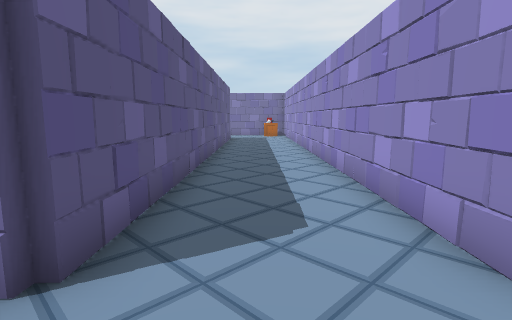
View 1 (above)

18 first-person views from a walk through a Unity game level. The camera is 1.3 m above the floor, tilts 8° down and sees 80° across. The floor is counted in squares, 1 m on a side. Each view is taken from the middle of a square. On the plan, view 1 faces up. The plan holds only what a view shows up to about 14 squares ahead; the rest is blank. The player character is not drawn. Some surface patterns are stand-ins.

View 2
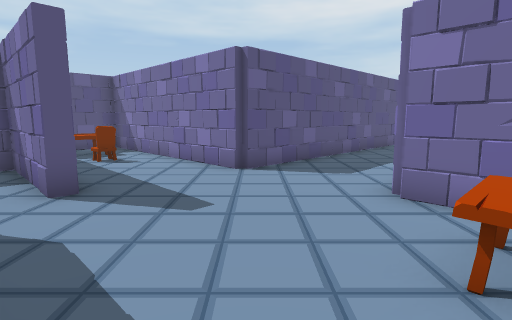

View 3
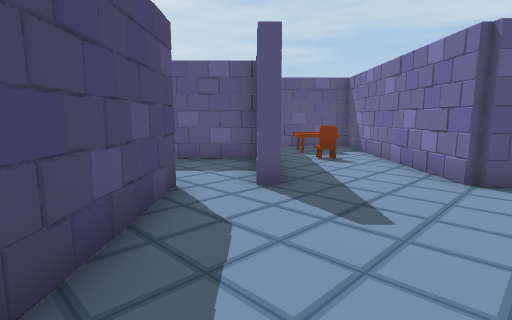

View 4
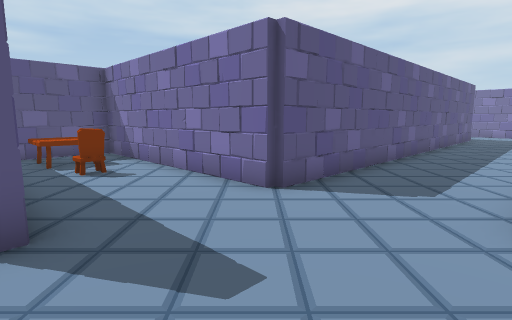

View 5
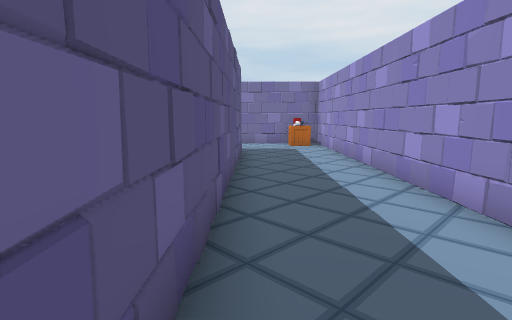

View 6
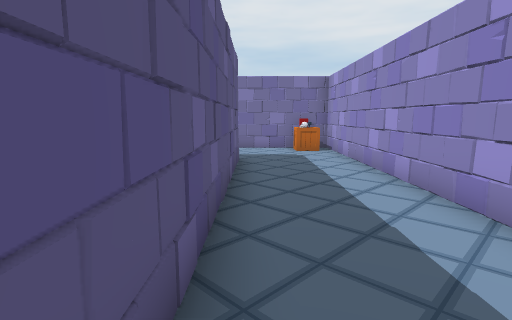

View 7
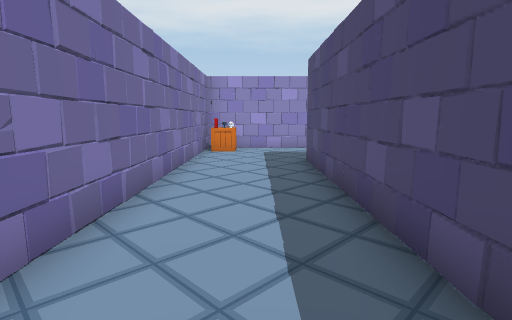

View 8
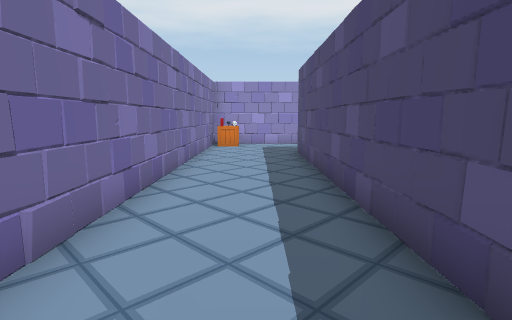

View 9
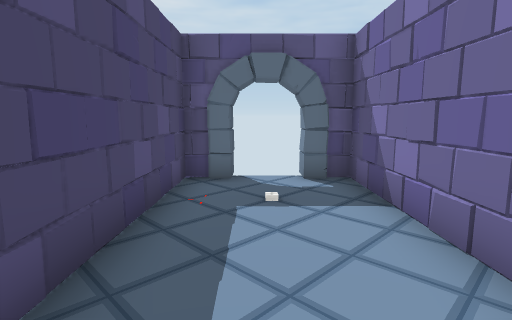

View 10
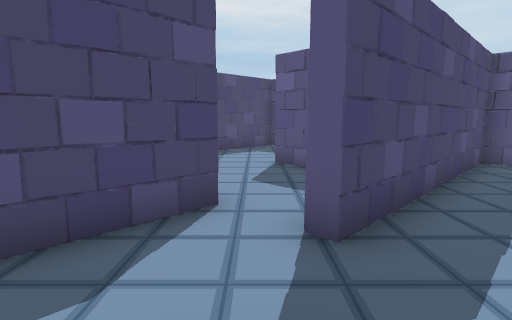

View 11
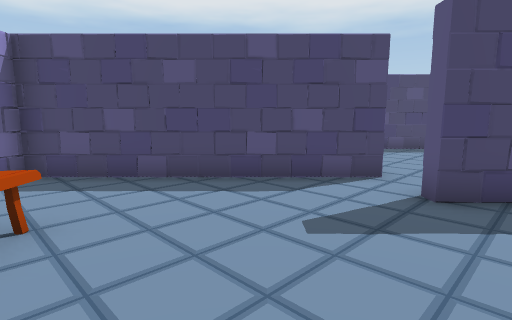

View 12
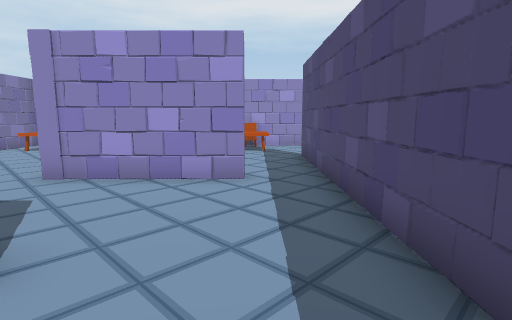

View 13
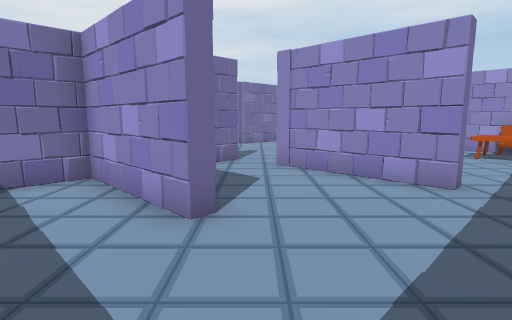

View 14
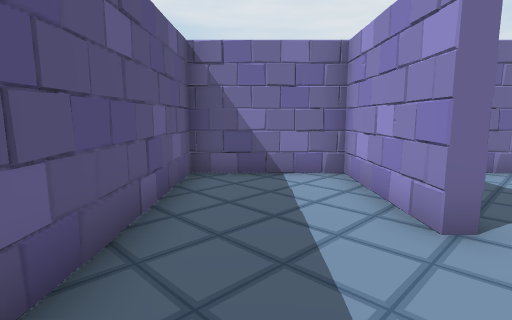

View 15
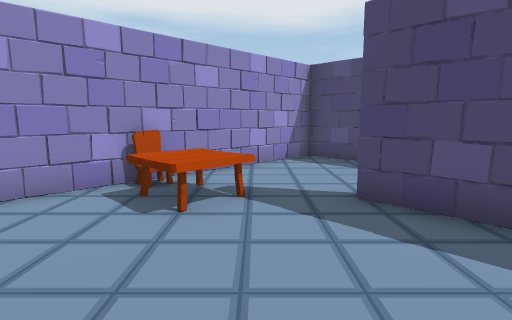

View 16
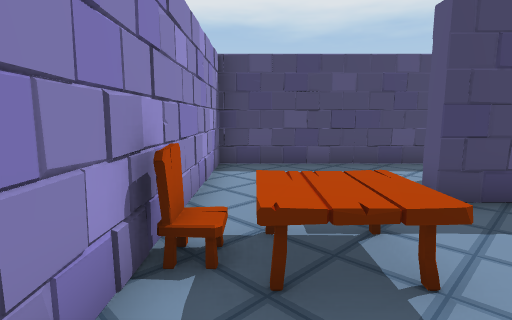

View 17
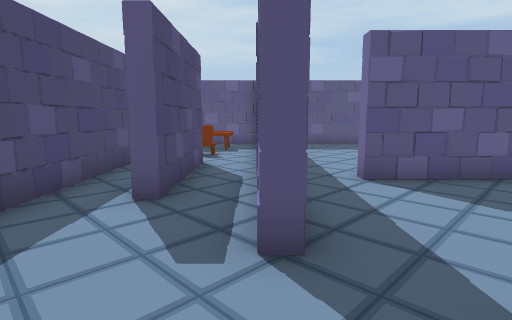

View 18
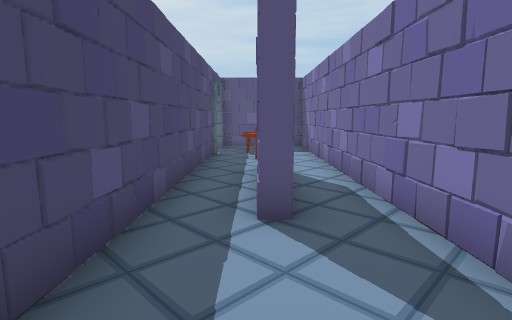

### Floor plan
Points are (right, up) in squares from view 1. A wall is a line through its corners. A room is listed if a view was taken in it or the views show most of it. See-through windows are left out.
Room 1 (views 1, 2, 3, 4, 5, 6, 7, 8, 9, 10, 11)
walls: (-1.5, 2.3) (-1.8, 2) (-9.5, 2) (-9.5, -1.5) (-1.7, -1.5) (-1.7, -2); (6.1, 2) (2, 2) (2, 22) (-13.5, 22) (-13.5, 21); (-1.7, -3.5) (6, -3.5) (6, -2.9); (-13.5, 18.5) (-1.5, 18.5) (-1.5, 2); (-13.5, 19.5) (-13.5, 18.6) (-13.2, 18.3)
low walls: (-1.3, 8.6) (-1.3, 8); (-1.5, 9.4) (-1.7, 8.9); (-1.3, 9.9) (-1.3, 8.9); (-1.7, 9.9) (-1.7, 9.2); (-1.3, 5.3) (-1.6, 4.8); (-1.7, 4.2) (-1.7, 3.6); (2, 2.5) (2.2, 2.9); (-1.7, -3.4) (-1.1, -3.7)
ways out: opening at (-2, -3) to room 2; gap at (-14, 21)
objects: table (-8, 0) to (-7, 1); other object (0, 21); other object (1, 20); crate (1, 21); table (4, 0) to (5, 1)
Room 2 (views 12, 13, 14)
walls: (-1.7, -7.7) (-1.7, -3.4); (-9.6, -9.5) (-2.5, -9.5); (-1.7, -2) (-5.5, -2) (-5.5, -5.8) (-6, -5.8) (-6, -2) (-9.5, -2) (-9.5, -7.4)
low walls: (-9.4, -6.7) (-9.6, -7.2); (-6.7, -2) (-7.1, -1.8); (-1.7, -7.5) (-1.5, -7)
ways out: opening at (-2, -3) to room 1; opening at (-1.5, -8.5) to room 3
Room 3 (views 15, 16, 17, 18)
walls: (-2.5, -9.5) (2.2, -9.5) (2.2, -10) (-3.5, -10); (-1.5, -5.8) (-1.5, -6.6); (-1.3, -4.6) (-1.3, -7.7) (-1.7, -7.7); (-3.8, -11.5) (0.3, -11.5) (0.3, -12) (-1.8, -12); (-3.5, -13.5) (6, -13.5) (6, -5.4)
low walls: (1.3, -10) (0.9, -9.8); (-1, -5.8) (-1.4, -6.3); (-1.2, -4.7) (-1.4, -5.1)
ways out: opening at (-1.5, -8.5) to room 2; opening at (-3, -12) to room 4
objects: table (4, -8) to (5, -7); chair (6, -8)
Room 4 (no view inside)
walls: (-7, -13.5) (-3.5, -13.5); (-9.5, -11.9) (-9.5, -13.5); (-3.5, -10) (-9.5, -10)
ways out: opening at (-3, -12) to room 3; gap at (-7, -14)
objects: table (-8, -12) to (-7, -11); chair (-6, -12)

Where each view was taken, in squares from view 1:
view 1: 0 up, 0 right, facing up
view 2: 3 down, 4 right, facing up-left
view 3: 2 down, 4 right, facing left
view 4: 2 down, 2 right, facing up-left
view 5: 7 up, 1 left, facing up
view 6: 9 up, 1 left, facing up
view 7: 20 up, 11 left, facing right
view 8: 20 up, 13 left, facing right
view 9: 20 up, 7 left, facing left
view 10: 0 up, 1 right, facing down-left
view 11: 3 up, 1 right, facing down
view 12: 8 down, 8 left, facing right
view 13: 9 down, 8 left, facing up-right
view 14: 9 down, 8 left, facing up
view 15: 5 down, 0 right, facing down-right
view 16: 5 down, 5 right, facing down
view 17: 10 down, 5 right, facing left
view 18: 12 down, 4 right, facing left
